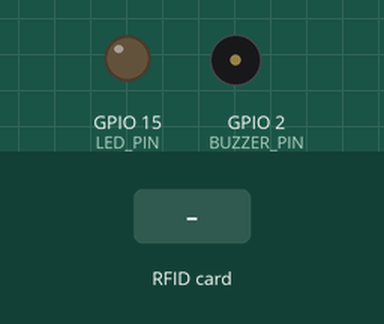
Simulated run of this sketch. Board: ESP32. Parts: output pins drawn as LEDs (lit = HIGH), buzzer (waves = sounding, pin HIGH). Inputs (shaded band) come from the test bench. WiFi joins after 1.5 s; servers stay silent unless stated; uploads are accepted with an empty reply; what the sketch prints to the serial monitor is not drawn.

Above: at 2.7 s.
2.8 s: RFID card 5E 7A 19 C4 held to the reader
At 3.8 s:
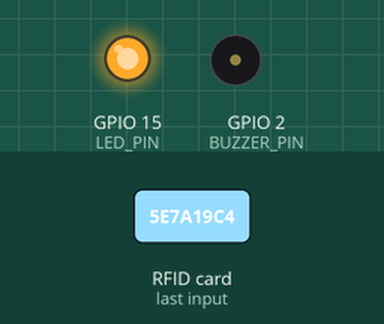
Timing chart, 0 to 5.8 s (numbered marks = the images above; inputs shaded):
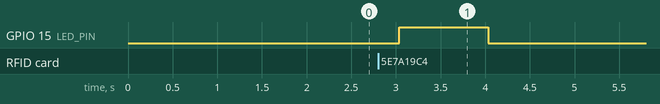

The sketch:

exp5.docx.ino
```cpp
#include <SPI.h>
#include <MFRC522.h>
#include <WiFi.h>
#include <HTTPClient.h>

#define SS_PIN 5      // GPIO 5 on ESP32
#define RST_PIN 22    // GPIO 22 on ESP32
#define BUZZER_PIN 2  // GPIO 2 on ESP32
#define LED_PIN 15    // GPIO 15 for LED

MFRC522 rfid(SS_PIN, RST_PIN);

const char* ssid = "Aditya2.4G";               // Replace with your Wi-Fi SSID
const char* password = "Adar1234";    // Replace with your Wi-Fi password
const char* apiEndpoint = "http://192.168.29.40:3000"; // Replace with your API URL

void setup() {
  Serial.begin(115200);
  SPI.begin();
  rfid.PCD_Init();
  pinMode(BUZZER_PIN, OUTPUT);
  pinMode(LED_PIN, OUTPUT);

  connectToWiFi();
  Serial.println("Place your RFID tag near the reader...");
}

void loop() {
  if (!rfid.PICC_IsNewCardPresent()) {
    delay(50);
    return;
  }

  if (!rfid.PICC_ReadCardSerial()) {
    delay(50);
    return;
  }

  Serial.print("UID tag: ");
  String content = "";
  for (byte i = 0; i < rfid.uid.size; i++) {
    Serial.print(rfid.uid.uidByte[i] < 0x10 ? " 0" : " ");
    Serial.print(rfid.uid.uidByte[i], HEX);
    content.concat(String(rfid.uid.uidByte[i] < 0x10 ? "0" : ""));
    content.concat(String(rfid.uid.uidByte[i], HEX));
  }
  Serial.println();

  // Send UID to the server and check the response
  checkUIDInDatabase(content);

  rfid.PICC_HaltA();
}

void connectToWiFi() {
  WiFi.begin(ssid, password);
  Serial.print("Connecting to WiFi");
  while (WiFi.status() != WL_CONNECTED) {
    delay(500);
    Serial.print(".");
  }
  Serial.println();
  Serial.println("Connected to WiFi");
}

void checkUIDInDatabase(String uid) {
  if (WiFi.status() == WL_CONNECTED) {
    HTTPClient http;
    String url = String(apiEndpoint) + "/checkUID?uid=" + uid;

    WiFiClient client;
    http.begin(client, url);

    Serial.println("Requesting URL: " + url); // Print requested URL

    int httpCode = http.GET();
    String payload = http.getString();

    Serial.println("HTTP Code: " + String(httpCode)); // Print HTTP response code
    Serial.println("Response from server: " + payload); // Print response from server

    if (httpCode > 0 && payload.indexOf("supermarket") != -1) {
      // If the owner is "supermarket," turn on the buzzer
      digitalWrite(BUZZER_PIN, HIGH); // Turn on buzzer
      delay(1000); // Keep buzzer on for 1 second
      digitalWrite(BUZZER_PIN, LOW);  // Turn off buzzer
      delay(1000);
    } else if (httpCode > 0 && payload.indexOf("supermarket") == -1) {
      // If the owner is not "supermarket," light up the LED
      digitalWrite(LED_PIN, HIGH); // Turn on LED
      delay(1000); // Keep LED on for 1 second
      digitalWrite(LED_PIN, LOW);  // Turn off LED
      delay(1000);
    } else {
      Serial.println("Error in HTTP request: " + String(httpCode));
    }
    http.end();
  } else {
    Serial.println("WiFi not connected");
  }
}
```

Measured:
- after the input at 2.8 s, GPIO 15 (LED_PIN): LOW → HIGH after 0.24 s, → LOW 1.0 s later
